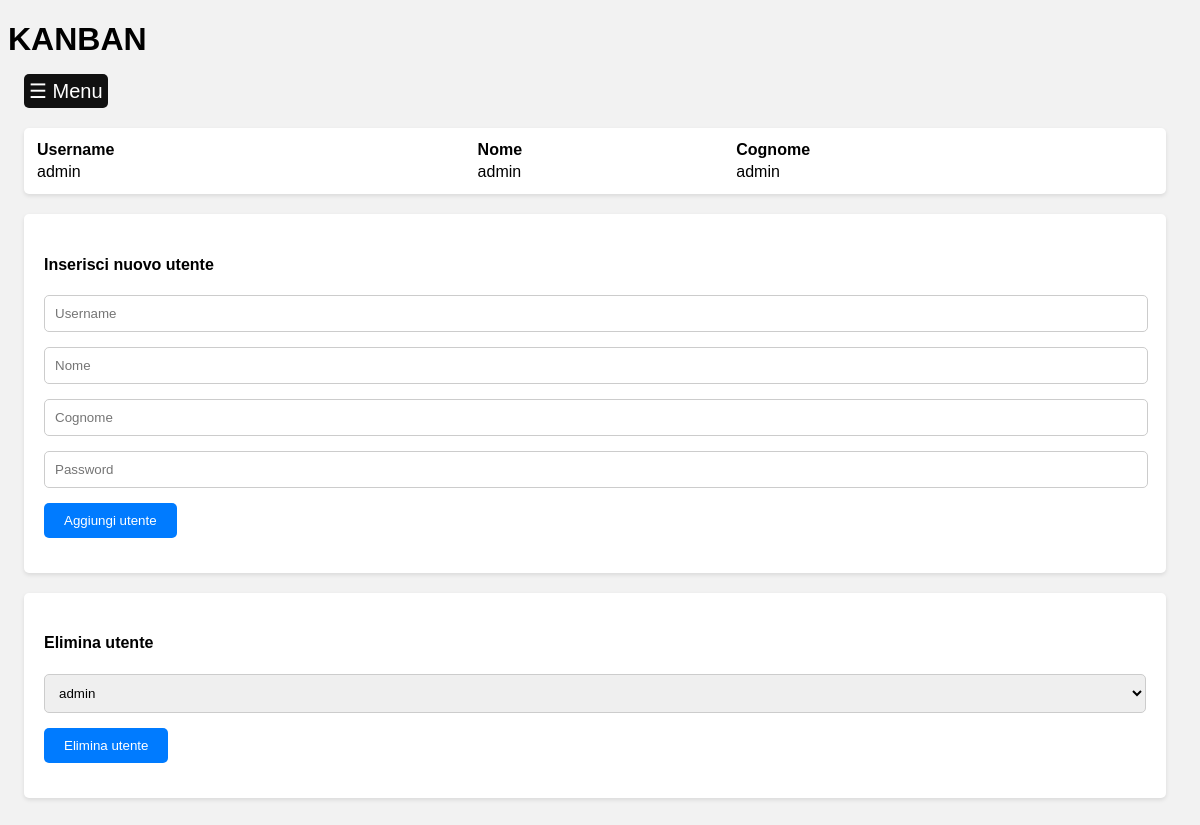
The app's page /kanban/utenti.php (signed in), older data.
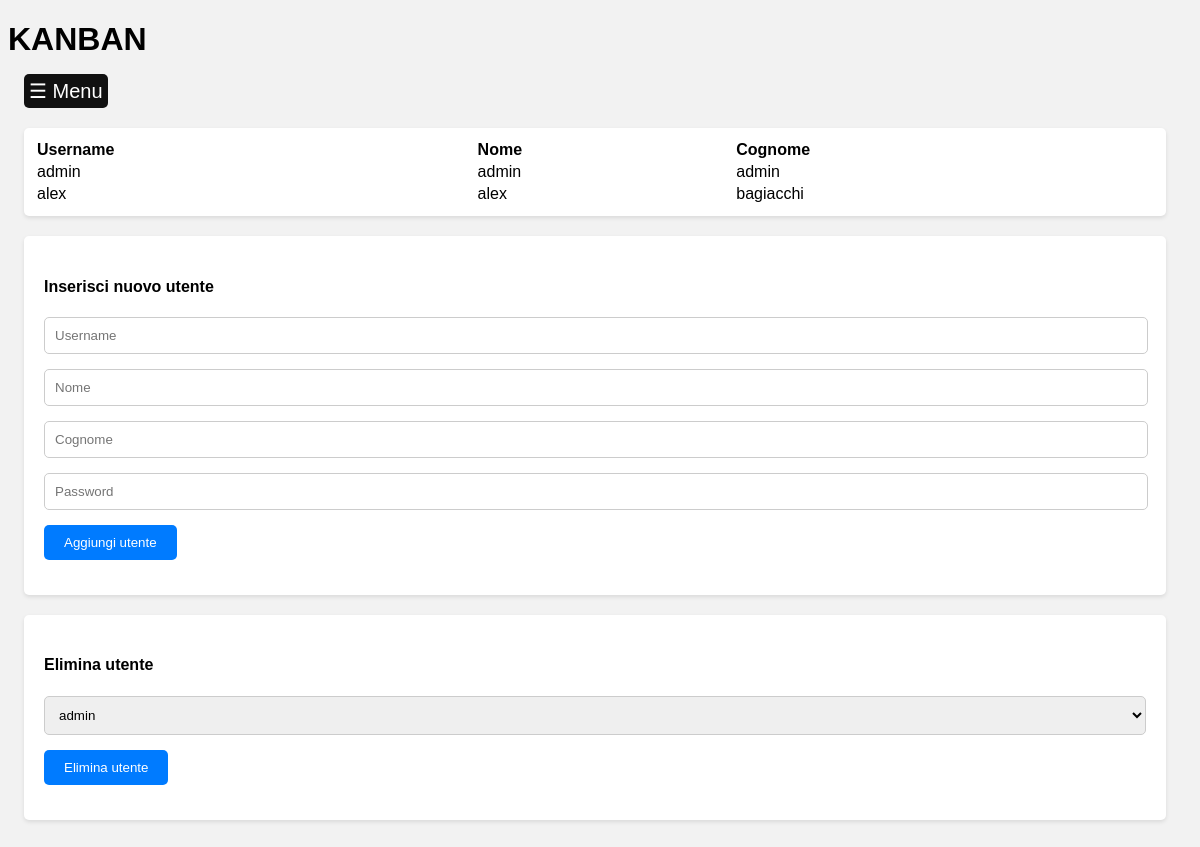
The same page, newer data.
### tables this page shows
CREATE TABLE `utenti` (
  `username` varchar(30) NOT NULL,
  `nome` varchar(30) NOT NULL,
  `cognome` varchar(30) NOT NULL,
  `password` varchar(50) NOT NULL
);

### kanban/utenti.php (the view, shortened to what this page needs)
<!DOCTYPE html>
<head>
  <link rel="stylesheet" href="../css/home.css" />
  <link href="https://unpkg.com/boxicons@2.0.7/css/boxicons.min.css" rel="stylesheet" />
</head>
<h1 class="titolo">KANBAN</h1>
<body onload="carica()">
  <div class="content" id="main">
    <button class="openbtn" onclick="toggleSidebar()">☰ Menu</button>
    <section class="utenti">
      <table>
        <thead>
          <tr>
            <th>Username</th>
            <th>Nome</th>
            <th>Cognome</th>
          </tr>
        </thead>
        <tbody>
          <?php
          $connection = @mysqli_connect(host, username, password, db_name);
          $elencoUtenti = "SELECT * FROM utenti";
          $risultatoUtenti = mysqli_query($connection, $elencoUtenti);
          while ($row = mysqli_fetch_assoc($risultatoUtenti)) {
            echo "<tr>";
            echo "<td>" . $row['username'] . "</td>";
            echo "<td>" . $row['nome'] . "</td>";
            echo "<td>" . $row['cognome'] . "</td>";
            echo "</tr>";
          }
          ?>
        </tbody>
      </table>
      <div class="utenti">
        <section class="inserisci">
          <form action="aggiungiUtente.php" method="POST">
            <h4>Inserisci nuovo utente</h4>
            <input type="text" name="username" placeholder="Username" required>
            <input type="text" name="nome" placeholder="Nome" required>
            <input type="text" name="cognome" placeholder="Cognome" required>
            <input type="password" name="password" placeholder="Password" required>
            <button type="submit" class="button-aggiungi">Aggiungi utente</button>
          </form>
        </section>
      </div>
      <section class="elimina">
        <form action="eliminaUtente.php" method="POST">
          <h4>Elimina utente</h4>
          <?php
          $connection = @mysqli_connect(host, username, password, db_name);
          $elencoUtenti = "SELECT * FROM utenti";
          $risultatoUtenti = mysqli_query($connection, $elencoUtenti);
          if (mysqli_num_rows($risultatoUtenti) > 0) {
            echo " <select name='username'>";
            while ($row = mysqli_fetch_assoc($risultatoUtenti)) {
              echo "<option value=" . $row["nome"] . ">" . $row["username"] . "</option>";
            }
          } else {
            echo "Errore: nessun dato esistente nel DB.";
          }
          ?>
          </select>
          <button type="submit" class="button-aggiungi">Elimina utente</button>
        </form>
      </section>
    </section>
  </div>
</body>
</html>

### css/home.css (style rules this page uses)
body { font-family: Arial, sans-serif; background-color: #f2f2f2; }
section { display: flex; }
.content { transition: margin-left .5s; padding: 16px; }
.openbtn { font-size: 20px; cursor: pointer; background-color: #111; color: white; border: none; padding: 5px; margin-bottom: 10px; }
.titolo { margin-bottom: 0; }
table { flex: 1; margin: 10px; margin-left: 0; padding: 10px; background-color: #ffffff; border-radius: 5px; box-shadow: 0 2px 4px rgba(0, 0, 0, 0.1); }
tr { text-align: left; }
.inserisci { flex: 1; float: left; margin: 10px; margin-left: 0; padding: 10px; background-color: #ffffff; border-radius: 5px; box-shadow: 0 2px 4px rgba(0, 0, 0, 0.1); }
.elimina { flex: 1; float: left; margin: 10px; margin-left: 0; padding: 10px; background-color: #ffffff; border-radius: 5px; box-shadow: 0 2px 4px rgba(0, 0, 0, 0.1); }
form { margin-bottom: 15px; padding: 10px; width: calc(100% - 20px); border-radius: 5px; display: block; font-size: 16px; }
input { margin-bottom: 15px; padding: 10px; width: calc(100% - 20px); border: 1px solid #ccc; border-radius: 5px; }
select { margin-bottom: 15px; padding: 10px; width: 100%; border: 1px solid #ccc; border-radius: 5px; }
button { padding: 10px 20px; background-color: #007bff; color: #fff; border: none; border-radius: 5px; cursor: pointer; }
.utenti { display: flex; flex-direction: column; }

Row changes from the older to the newer data that the page shows:
added utenti: username "alex", nome "alex", cognome "bagiacchi"
